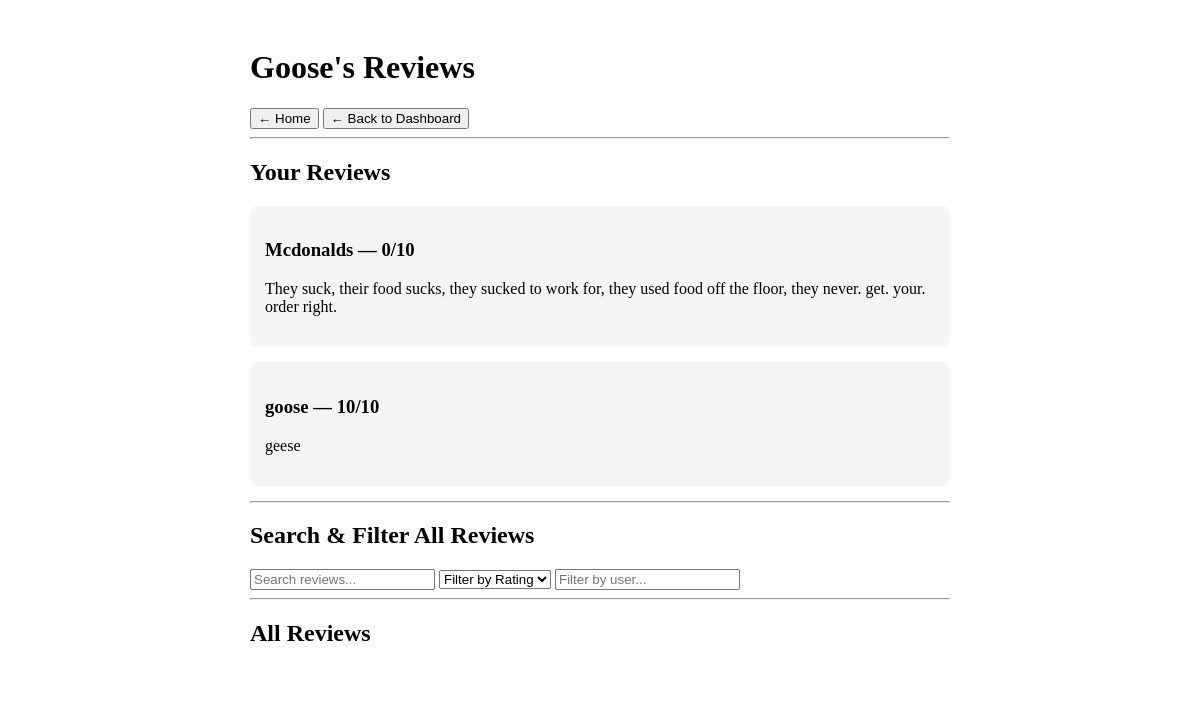
The app's page /lists (signed in) with its own data.
### models.py (models this page shows)
class User(db.Model):
    id = db.Column(db.Integer, primary_key=True)
    username = db.Column(db.String(80), unique=True, nullable=False)
    password = db.Column(db.String(200), nullable=False)
    nickname = db.Column(db.String(80), nullable=True)

class Review(db.Model):
    id = db.Column(db.Integer, primary_key=True)
    username = db.Column(db.String(80), nullable=False)
    title = db.Column(db.String(120), nullable=False)
    content = db.Column(db.Text, nullable=False)
    rating = db.Column(db.Integer, nullable=False)

### app.py (the view)
@app.route('/lists')
def lists():
    if 'user_id' not in session:
        return redirect(url_for('login'))
    user = User.query.get(session['user_id'])
    display_name = user.nickname or user.username
    user_reviews = Review.query.filter_by(username=display_name).all()
    all_reviews = Review.query.all()
    return render_template(
        'lists.html',
        user=user,
        reviews=user_reviews,
        all_reviews=all_reviews
    )

### templates/lists.html (shortened to what this page needs)
<!DOCTYPE html>
<html>
<head>
    <link rel="stylesheet" href="{{ url_for('static', filename='css/lists.css') }}">
</head>
<body>
    <div class="lists-box">
        <h1>{{ user.nickname or user.username }}'s Reviews</h1>
        <button onclick="location.href='/'">← Home</button>
        <button onclick="location.href='/dashboard'">← Back to Dashboard</button>
        <hr>
        <h2>Your Reviews</h2>
        {% if reviews %}
            {% for review in reviews %}
                <div class="review-card">
                    <h3>{{ review.title }} — {{ review.rating }}/10</h3>
                    <p>{{ review.content }}</p>
                </div>
            {% endfor %}
        {% else %}
            <p>You haven't written any reviews yet.</p>
        {% endif %}
        <hr>
        <h2>Search & Filter All Reviews</h2>
        <form method="GET" action="/reviews" class="filters">
            <input type="text" name="search" placeholder="Search reviews...">
            <select name="rating">
                <option value="">Filter by Rating</option>
            </select>
            <input type="text" name="user" placeholder="Filter by user...">
        </form>
        <hr>
        <h2>All Reviews</h2>
    </div>
</body>
</html>

### Static/css/lists.css (style rules this page uses)
.lists-box { max-width: 700px; margin: 0 auto; padding: 20px; background: #ffffff; border-radius: 10px; overflow-x: hidden; }
.review-card { background: #f5f5f5; padding: 15px; margin-bottom: 15px; border-radius: 8px; word-wrap: break-word; overflow-wrap: break-word; }
body { overflow-x: hidden; }

### records on screen
User: nickname "Goose"
Review: title "Mcdonalds", rating "0", content "They suck, their food sucks, they sucked to work for, they used food off the floor, they never. get. your. order right."
Review: title "goose", rating "10", content "geese"
